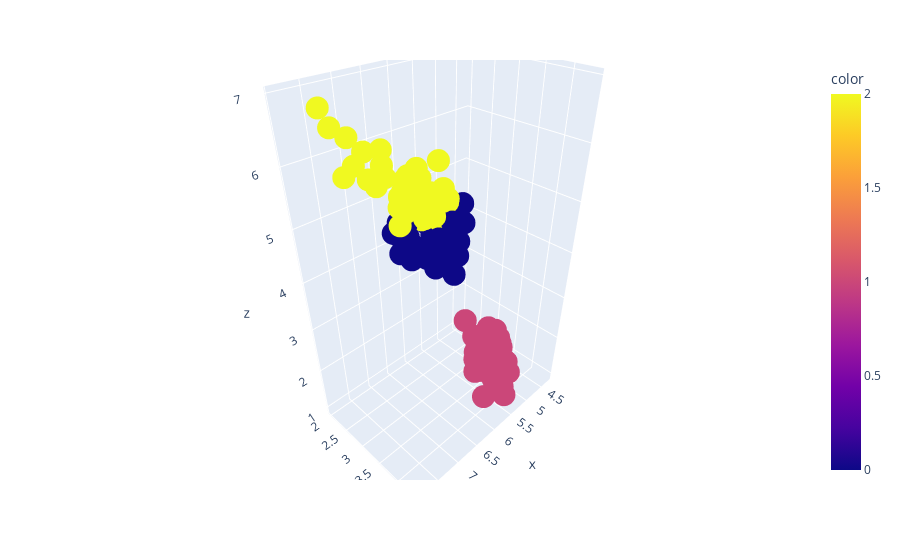

Here is the notebook cell this chart was saved with:
### Code cell
import plotly.express as px
fig = px.scatter_3d(
                    x=X[:,0],
                    y=X[:,1],
                    z=X[:,2],
                    color = labels
                    )
fig.show()

### Figure 1 — Plotly figure (JSON) as saved in the notebook; plotly's stock layout.template omitted (floating-point values rounded to 4 significant figures; data arrays with more than 128 entries replaced by an {"elided": "..."} marker saying what was removed)
{"data": [{"hovertemplate": "x=%{x}<br>y=%{y}<br>z=%{z}<br>color=%{marker.color}<extra></extra>", "legendgroup": "", "marker": {"color": {"elided": "150 int values"}, "coloraxis": "coloraxis", "symbol": "circle"}, "mode": "markers", "name": "", "scene": "scene", "showlegend": false, "type": "scatter3d", "x": {"elided": "150 float values"}, "y": {"elided": "150 float values"}, "z": {"elided": "150 float values"}}], "layout": {"coloraxis": {"colorbar": {"title": {"text": "color"}}, "colorscale": [[0, "#0d0887"], [0.1111, "#46039f"], [0.2222, "#7201a8"], [0.3333, "#9c179e"], [0.4444, "#bd3786"], [0.5556, "#d8576b"], [0.6667, "#ed7953"], [0.7778, "#fb9f3a"], [0.8889, "#fdca26"], [1, "#f0f921"]]}, "legend": {"tracegroupgap": 0}, "margin": {"t": 60}, "scene": {"domain": {"x": [0, 1], "y": [0, 1]}, "xaxis": {"title": {"text": "x"}}, "yaxis": {"title": {"text": "y"}}, "zaxis": {"title": {"text": "z"}}}}}
